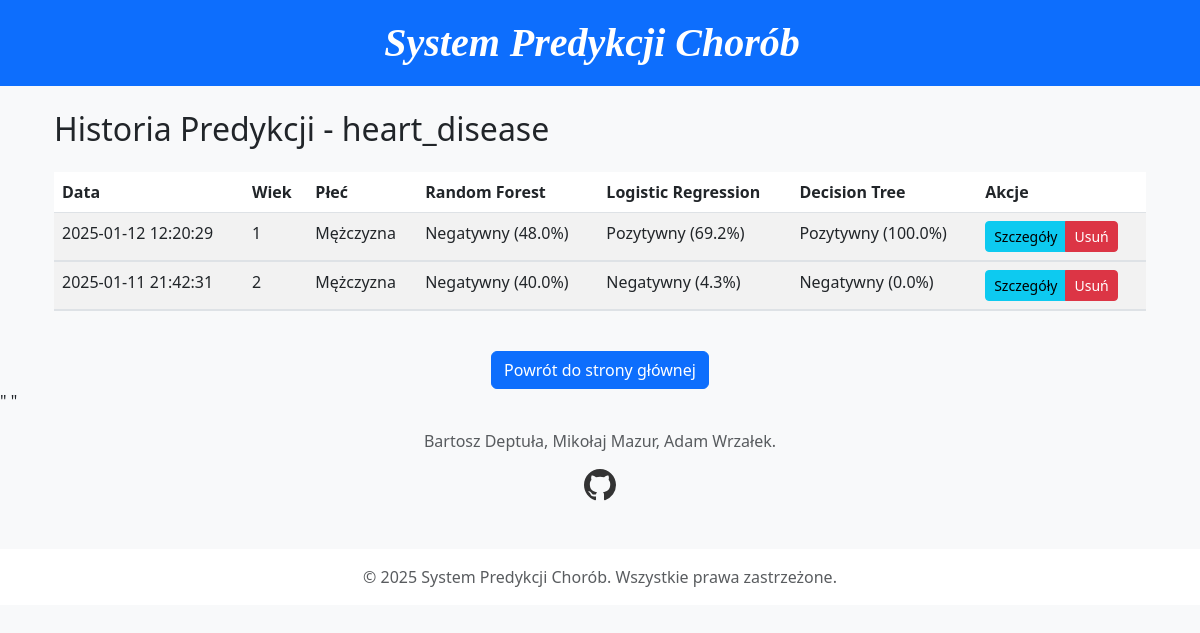
Page /history/heart_disease on the committed database.
### models.py (models this page shows)
class HeartDiseasePrediction(db.Model):
    id = db.Column(db.Integer, primary_key=True)
    timestamp = db.Column(db.DateTime, default=datetime.utcnow)
    sex = db.Column(db.Integer)
    age = db.Column(db.Integer)
    cp = db.Column(db.Integer)
    trestbps = db.Column(db.Float)
    chol = db.Column(db.Float)
    fbs = db.Column(db.Integer)
    restecg = db.Column(db.Integer)
    thalachh = db.Column(db.Float)
    exng = db.Column(db.Integer)
    oldpeak = db.Column(db.Float)
    slp = db.Column(db.Integer)
    caa = db.Column(db.Integer)
    thall = db.Column(db.Integer)
    rf_prediction = db.Column(db.Integer)
    rf_probability = db.Column(db.Float)
    lr_prediction = db.Column(db.Integer)
    lr_probability = db.Column(db.Float)
    dt_prediction = db.Column(db.Integer)
    dt_probability = db.Column(db.Float)

### flask-app.py (the view)
@app.route('/history/<dataset_name>')
def history(dataset_name):
    try:
        if dataset_name == 'heart_disease':
            predictions = HeartDiseasePrediction.query.order_by(HeartDiseasePrediction.timestamp.desc()).all()
        elif dataset_name == 'diabetes':
            predictions = DiabetesPrediction.query.order_by(DiabetesPrediction.timestamp.desc()).all()
        else:  # lung_cancer
            predictions = LungCancerPrediction.query.order_by(LungCancerPrediction.timestamp.desc()).all()
        return render_template('history.html',
                               dataset_name=dataset_name,
                               predictions=predictions)
    except Exception as e:
        return render_template('error.html', error=str(e))

### templates/history.html (shortened to what this page needs)
{% extends "base.html" %}
{% block content %}
<div class="container">
    <h2 class="mb-4">Historia Predykcji - {{ dataset_name }}</h2>
    <div class="table-responsive">
        <table class="table table-striped table-hover">
            <thead>
                <tr>
                    <th>Data</th>
                    {% if dataset_name == 'heart_disease' %}
                        <th>Wiek</th>
                        <th>Płeć</th>
                    {% elif dataset_name == 'diabetes' %}
                        <th>Wiek</th>
                        <th>Poziom Glukozy</th>
                    {% else %}
                        <th>Wiek</th>
                        <th>Płeć</th>
                    {% endif %}
                    <th>Random Forest</th>
                    <th>Logistic Regression</th>
                    <th>Decision Tree</th>
                    <th>Akcje</th>
                </tr>
            </thead>
            <tbody>
                {% for pred in predictions %}
                <tr>
                    <td>{{ pred.timestamp.strftime('%Y-%m-%d %H:%M:%S') }}</td>
                    {% if dataset_name == 'heart_disease' %}
                        <td>{{ pred.age }}</td>
                        <td>{{ "Mężczyzna" if pred.sex == 1 else "Kobieta" }}</td>
                    {% elif dataset_name == 'diabetes' %}
                        <td>{{ pred.age }}</td>
                        <td>{{ pred.glucose }}</td>
                    {% else %}
                        <td>{{ pred.age }}</td>
                        <td>{{ "Mężczyzna" if pred.gender == "M" else "Kobieta" }}</td>
                    {% endif %}
                    <td>
                        {{ "Pozytywny" if pred.rf_prediction == 1 else "Negatywny" }}
                        ({{ "%.1f"|format(pred.rf_probability * 100) }}%)
                    </td>
                    <td>
                        {{ "Pozytywny" if pred.lr_prediction == 1 else "Negatywny" }}
                        ({{ "%.1f"|format(pred.lr_probability * 100) }}%)
                    </td>
                    <td>
                        {{ "Pozytywny" if pred.dt_prediction == 1 else "Negatywny" }}
                        ({{ "%.1f"|format(pred.dt_probability * 100) }}%)
                    </td>
                    <td>
                        <div class="btn-group" role="group">
                            <button class="btn btn-sm btn-info" type="button"
                                    data-bs-toggle="collapse"
                                    data-bs-target="#details{{ pred.id }}"
                                    aria-expanded="false">
                                Szczegóły
                            </button>
                            <a href="{{ url_for('delete_prediction', dataset_name=dataset_name, prediction_id=pred.id) }}"
                               class="btn btn-sm btn-danger"
                               onclick="return confirm('Czy na pewno chcesz usunąć tę predykcję?')">
                                Usuń
                            </a>
                        </div>
                    </td>
                </tr>
                <tr>
                    <td colspan="7" class="p-0">
                    </td>
                </tr>
                {% endfor %}
            </tbody>
        </table>
    </div>
    <div class="text-center mt-4">
        <a href="/" class="btn btn-primary">Powrót do strony głównej</a>
    </div>
</div>
{% endblock %}

### templates/base.html (shortened to what this page needs)
<!DOCTYPE html>
<html lang="pl">
<head>
    <link href="https://cdnjs.cloudflare.com/ajax/libs/bootstrap/5.3.0/css/bootstrap.min.css" rel="stylesheet">
</head>
<body class="bg-light">
    <nav class="navbar navbar-expand-lg navbar-dark bg-primary mb-4">
        <div class="container d-flex justify-content-center">
            <a class="navbar-brand text-center" href="/">System Predykcji Chorób</a>
        </div>
    </nav>
    <div class="container">
        {% block content %}{% endblock %}
    </div>
    <div>" "</div>
    <div class="container text-center mt-3">
        <p class="text-muted">
            Bartosz Deptuła, Mikołaj Mazur, Adam Wrzałek.
        </p>
        <a href="https://github.com/AdWrzlk/MLProject" class="github-link" target="_blank" rel="noopener noreferrer">
        </a>
    </div>
    <footer class="footer mt-5 py-3 bg-white">
        <div class="container text-center">
            <span class="text-muted">© 2025 System Predykcji Chorób. Wszystkie prawa zastrzeżone.</span>
        </div>
    </footer>
</body>
</html>

### templates/base.html (style rules this page uses)
.navbar-brand { font-family: 'Georgia', serif; font-weight: bold; font-style: italic; font-size: 2.5rem; }
.github-link { color: #333; text-decoration: none; transition: color 0.2s; }

### rows in the picture
HeartDiseasePrediction: timestamp "2025-01-12 12:20:29", age "1", sex "Mężczyzna", rf_prediction "Negatywny", pred.rf_probability*100 "48.0", lr_prediction "Pozytywny", pred.lr_probability*100 "69.2", dt_prediction "Pozytywny", pred.dt_probability*100 "100.0"
HeartDiseasePrediction: timestamp "2025-01-11 21:42:31", age "2", sex "Mężczyzna", rf_prediction "Negatywny", pred.rf_probability*100 "40.0", lr_prediction "Negatywny", pred.lr_probability*100 "4.3", dt_prediction "Negatywny", pred.dt_probability*100 "0.0"

### other values in the picture
{{ dataset_name }} "heart_disease"
